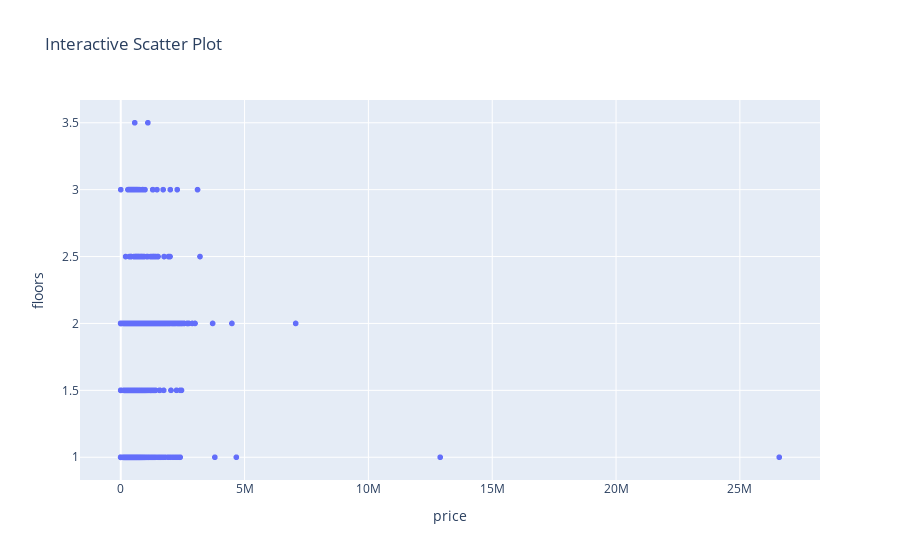

Notebook source saved alongside this figure:
### Code cell
import plotly.express as px

# Create an interactive scatter plot using Plotly Express
fig_scatter = px.scatter(df, x='price', y='floors', title='Interactive Scatter Plot')

# Display the plots
fig_scatter.show()

### Figure 1 — Plotly figure (JSON) as saved in the notebook; plotly's stock layout.template omitted (floating-point values rounded to 4 significant figures; data arrays with more than 128 entries replaced by an {"elided": "..."} marker saying what was removed)
{"data": [{"hovertemplate": "price=%{x}<br>floors=%{y}<extra></extra>", "legendgroup": "", "marker": {"color": "#636efa", "symbol": "circle"}, "mode": "markers", "name": "", "showlegend": false, "type": "scattergl", "x": {"elided": "4600 float values"}, "xaxis": "x", "y": {"elided": "4600 float values"}, "yaxis": "y"}], "layout": {"legend": {"tracegroupgap": 0}, "title": {"text": "Interactive Scatter Plot"}, "xaxis": {"anchor": "y", "domain": [0, 1], "title": {"text": "price"}}, "yaxis": {"anchor": "x", "domain": [0, 1], "title": {"text": "floors"}}}}
